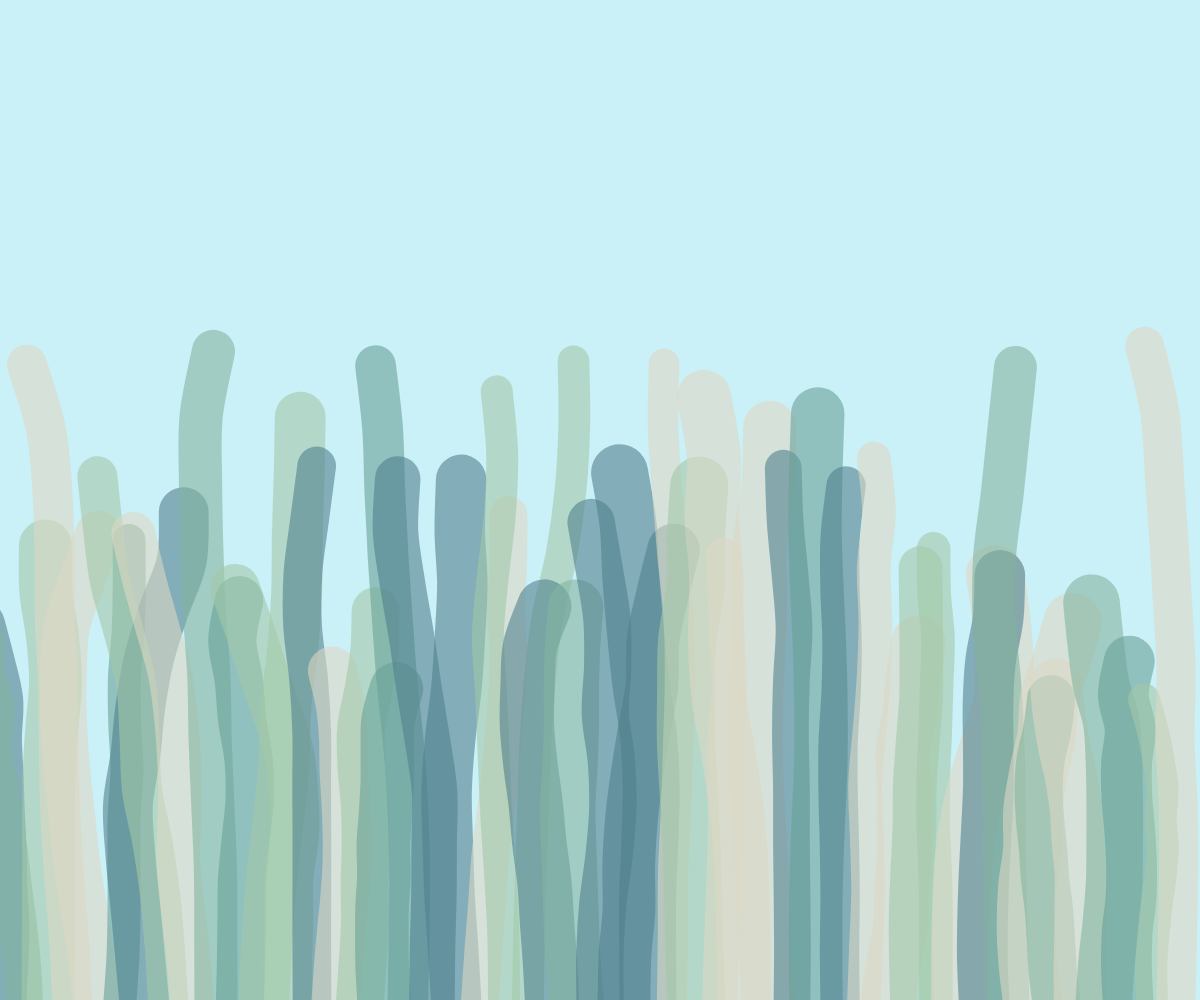
Frame 1 (no input)
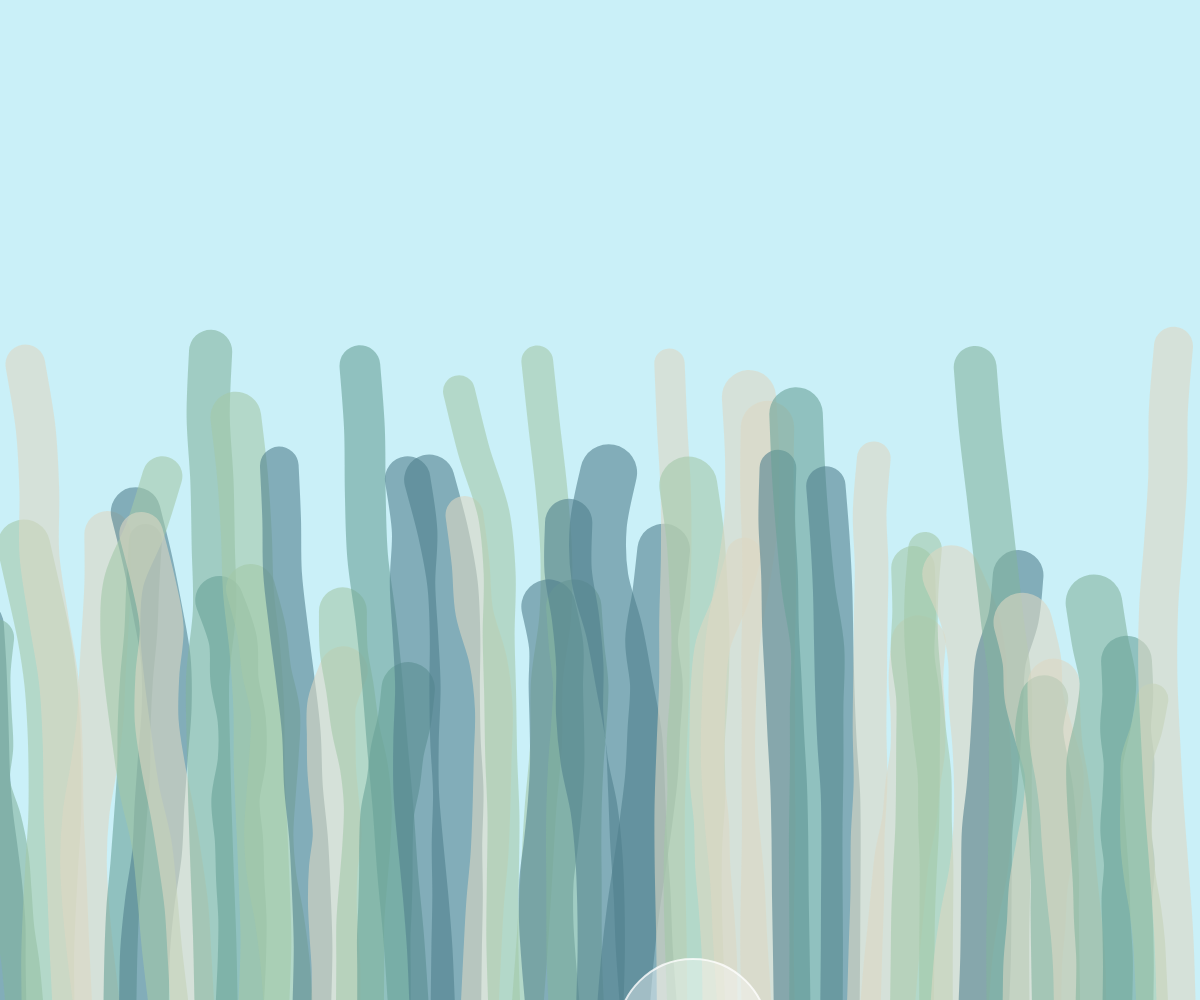
Frame 60 (no input)
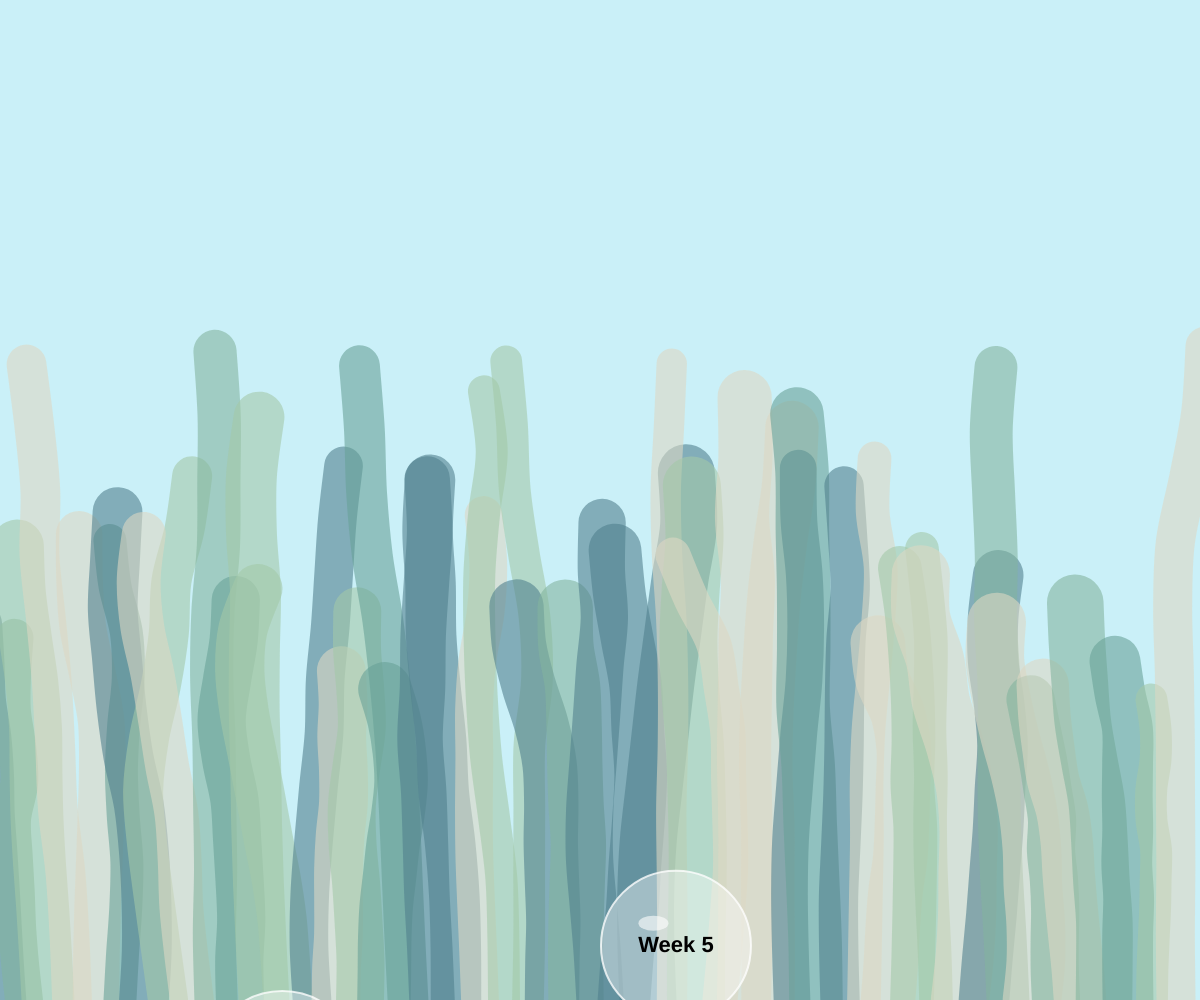
Frame 120 (the mouse pressed at the canvas centre since frame 60)

The p5.js sketch that drew these frames (run headless with seeded random() and noise() and a simulated clock; from frame 60 on, the mouse is pressed at the canvas centre):

// p5.js sketch
// ── sketch.js
// 儲存所有水草物件的陣列
let grasses = [];
// 儲存氣泡物件的陣列
let bubbles = [];
// 儲存轉場專用氣泡的陣列
let transitionBubbles = [];
// 指定的顏色列表
const colors = ['#a3c9a8', '#84b59f', '#69a297', '#50808e', '#ddd8c4'];
// 作品列表
const works = [
  { name: "Week 1", url: "week1/index.html", desc: "基礎圖形繪製練習：深入學習 p5.js 的畫布座標系統，練習使用 point、line、rect 及 ellipse 等基本函式，並掌握色彩填充 (fill) 與邊框 (stroke) 的控制技巧。" },
  { name: "Week 2", url: "week2/index.html", desc: "迴圈與規律：透過 for 迴圈與巢狀迴圈技術，探索數學上的重複美學。學習如何利用演算法產生精確的幾何圖案佈局，並掌握網格系統的動態生成。" },
  { name: "Week 3", url: "week3/index.html", desc: "互動式創作：探索程式與使用者的溝通介面。實作滑鼠監聽事件（mouseX, mouseY），讓視覺元素能隨游標位置產生即時的形狀或顏色變換，建立具沉浸感的互動體驗。" },
  { name: "Week 4", url: "week4/index.html", desc: "數學函數應用：將三角函數（sin, cos）應用於生成式藝術。學習如何計算週期性的波形運動，實作平滑的縮放、旋轉以及如同有機生物般的規律位移效果。" },
  { name: "Week 5", url: "week5/index.html", desc: "物件導向程式設計 (OOP)：建構模組化的程式碼架構。透過 Class 定義物件的屬性與行為，學習如何有效地管理並同時運算數百個具有獨立生命週期的視覺單元。" },
  { name: "Week 6-1", url: "week6-1/index.html", desc: "電流急急棒遊戲（核心）：運用 Perlin Noise 技術生成自然流動的隨機路徑。開發重點在於使用 createGraphics 建立離屏緩衝區進行精準的像素級碰撞偵測，並整合血量扣除與死亡判斷邏輯。" },
  { name: "Week 6-2", url: "week6-2/index.html", desc: "進階遊戲機制與 UI 優化：強化使用者體驗 (UX)，加入流暢的場景轉換機制、詳細的分數計分板以及精緻的視覺提示引導，���實驗性的原型轉化為結構完整的遊戲作品。" }
];

let iframeContainer;
let cnv; // 用來儲存畫布引用
let transLayer; // 前景轉場畫布實體

function setup() {
  cnv = createCanvas(windowWidth, windowHeight);
  cnv.style('position', 'fixed');
  cnv.style('top', '0');
  cnv.style('left', '0');
  cnv.style('z-index', '1'); // 始終在最底層

  // 建立頂層轉場畫布 (Instance Mode)
  transLayer = new p5((p) => {
    p.setup = () => {
      let c = p.createCanvas(p.windowWidth, p.windowHeight);
      c.position(0, 0);
      c.style('pointer-events', 'none'); // 關鍵：讓點擊可以穿透轉場氣泡，點到下面的視窗
      c.style('z-index', '200');
    };
    p.draw = () => {
      p.clear(); // 每一幀清空，保持透明
      for (let i = transitionBubbles.length - 1; i >= 0; i--) {
        let b = transitionBubbles[i];
        b.update();
        b.display(p);
        // 統一在繪製迴圈中判斷移除，避免在類別內搜尋 index，大幅提升效能
        if (b.y < -b.r * 2) {
          transitionBubbles.splice(i, 1);
        }
      }
    };
  });

  initGrasses();
  initBubbles();
  
  // 建立用來放置 iframe 的容器 (初始隱藏)
  iframeContainer = createDiv('');
  iframeContainer.position(50, 50);
  iframeContainer.style('width', 'calc(100% - 100px)');
  iframeContainer.style('height', 'calc(100% - 100px)');
  iframeContainer.style('background', 'white');
  iframeContainer.style('border', '5px solid #50808e');
  iframeContainer.style('display', 'none');
  iframeContainer.style('z-index', '100');
}

function initBubbles() {
  bubbles = [];
  for (let i = 0; i < works.length; i++) {
    // 將氣泡根據作品數量均勻分佈
    let x = map(i, 0, works.length - 1, width * 0.2, width * 0.8);
    bubbles.push(new Bubble(x, height + random(100, 500), works[i].name, works[i].url, works[i].desc));
  }
}

function initGrasses() {
  grasses = [];
  for (let i = 0; i < 50; i++) {
    let c = color(random(colors));
    c.setAlpha(150);
    grasses.push({
      x: map(i, 0, 50, 0, width), 
      h: random(height * 0.3, height * 0.66), 
      w: random(30, 60), 
      col: c,
      speed: random(0.005, 0.02), 
      noiseOffset: random(1000), 
      swayRange: random(50, 100)
    });
  }
}

// 使用 Class 物件導向技術定義氣泡
class Bubble {
  constructor(x, y, label, url, desc) {
    this.x = x;
    this.y = y;
    this.label = label;
    this.url = url;
    this.desc = desc;
    this.r = 75; // 增大氣泡半徑
    this.noiseOffset = random(1000);
    this.speed = random(1, 2);
  }

  update() {
    this.y -= this.speed; // 氣泡向上飄
    this.x += sin(frameCount * 0.02 + this.noiseOffset) * 0.5; // 左右微晃
    
    // 超出頂部後回到下方
    if (this.y < -this.r) {
      this.y = height + this.r;
    }
  }

  display() {
    push();
    stroke(255, 200);
    strokeWeight(2);
    fill(255, 255, 255, 100);
    circle(this.x, this.y, this.r * 2);
    
    // 繪製高光
    noStroke();
    fill(255, 255, 255, 150);
    ellipse(this.x - this.r * 0.3, this.y - this.r * 0.3, this.r * 0.4, this.r * 0.2);
    
    // 文字標籤
    fill(0); // 讓文字顏色更深 (純黑)
    textAlign(CENTER, CENTER);
    textSize(22); // 增大字體
    textStyle(BOLD); // 加粗文字
    text(this.label, this.x, this.y);
    pop();
  }

  isClicked() {
    let d = dist(mouseX, mouseY, this.x, this.y);
    return d < this.r;
  }
}

function draw() {
  background('#caf0f8');
  
  // 1. 繪製水草 (背景層)
  noFill();
  for (let i = 0; i < grasses.length; i++) {
    let g = grasses[i];
    stroke(g.col);
    strokeWeight(g.w);
    strokeCap(ROUND); // 讓線條端點圓滑
    
    beginShape();
    
    // 水草分為多少段 (越多越平滑)
    let segments = 10;
    
    // 起始點 (底部) - curveVertex 需要重複第一個點作為控制點
    curveVertex(g.x, height);
    curveVertex(g.x, height);
    
    for (let j = 1; j <= segments; j++) {
      // 計算目前節點的 Y 座標 (由下往上)
      let y = height - (g.h * (j / segments));      
      let noiseVal = noise(g.noiseOffset + j * 0.1 + frameCount * g.speed);
      let sway = map(noiseVal, 0, 1, -g.swayRange, g.swayRange) * (j / segments);
      curveVertex(g.x + sway, y);
    }
    
    let lastJ = segments;
    let lastY = height - g.h;
    let lastNoiseVal = noise(g.noiseOffset + lastJ * 0.1 + frameCount * g.speed);
    let lastSway = map(lastNoiseVal, 0, 1, -g.swayRange, g.swayRange); // 頂端幅度最大
    curveVertex(g.x + lastSway, lastY);
    endShape();
  }

  // 2. 繪製氣泡 (互動層)
  for (let b of bubbles) {
    b.update();
    b.display();
  }
}

function mousePressed() {
  // 檢查是否點擊到氣泡
  for (let b of bubbles) {
    if (b.isClicked()) {
      openWork(b.url, b.desc);
      return;
    }
  }
  
  // 如果點擊畫面其他地方且 iframe 已開啟，則關閉它
  if (iframeContainer.style('display') === 'block') {
    closeWork();
  }
}

function openWork(url, desc) {
  // 觸發轉場動畫：生成大量密集的快速氣泡
  transitionBubbles = [];
  // 產生 100 個大氣泡作為主體遮罩，150 個小碎氣泡填補縫隙
  for (let i = 0; i < 250; i++) {
    let isSmall = i > 100; 
    transitionBubbles.push(new TransitionBubble(isSmall));
  }

  // 延遲顯示 iframe，等氣泡升起遮住畫面後再切換 (約 0.6 秒後)
  setTimeout(() => {
    iframeContainer.html(`
      <div style="display: flex; flex-direction: column; height: 100%;">
        <div style="position: relative; flex-grow: 1;">
          <button onclick="closeWork()" style="position:absolute; top:10px; right:10px; z-index:101; padding:5px 15px; cursor:pointer; background: #ff4d4d; color: white; border: none; border-radius: 5px;">關閉 X</button>
          <iframe src="${url}" style="width:100%; height:100%; border:none;"></iframe>
        </div>
        <div style="padding: 15px; background: #f8f9fa; border-top: 3px solid #50808e; color: #333; font-family: sans-serif; line-height: 1.5;">
          <strong style="color: #50808e;">專案說明：</strong><br>${desc}
        </div>
      </div>
    `);
    iframeContainer.style('display', 'block');
  }, 600);
}

// 關閉作品視窗並觸發「消散氣泡」特效
function closeWork() {
  if (iframeContainer.style('display') === 'block') {
    // 在小視窗的範圍內生成氣泡 (座標參考 setup 中的設定)
    for (let i = 0; i < 150; i++) {
      let isSmall = i > 60;
      let bx = random(50, width - 50);
      let by = random(50, height - 50);
      transitionBubbles.push(new TransitionBubble(isSmall, bx, by));
    }
    iframeContainer.style('display', 'none');
    iframeContainer.html(''); // 清空內容
  }
}

// 視窗大小改變時自動調整畫布並重新生成水草
function windowResized() {
  resizeCanvas(windowWidth, windowHeight);
  transLayer.resizeCanvas(windowWidth, windowHeight);
  initGrasses();
  initBubbles();
}

// 定義轉場專用的氣泡類別
class TransitionBubble {
  constructor(isSmall = false, startX, startY) {
    if (isSmall) {
      this.r = random(10, 35); // 小碎氣泡半徑
      this.speed = random(10, 22);
      this.swayWidth = random(20, 80); // 小氣泡擺動幅度較小
    } else {
      this.r = random(60, 150); // 大氣泡半徑
      this.speed = random(12, 20);
      this.swayWidth = random(50, 150); // 大氣泡大幅擺動
    }

    this.baseX = startX !== undefined ? startX : random(width); // 如果有指定位置則用指定的
    this.x = this.baseX;
    // 如果有指定 Y 則用指定的，否則從底部出現
    this.y = startY !== undefined ? startY : height + random(0, height * 1.2);

    this.swayOffset = random(1000); // 隨機相位
    this.swaySpeed = random(0.05, 0.15); // 隨機擺動頻率

    // 產生隨機的藍白色系變換與不同的透明度
    let r = random(160, 255); // 稍微混入紅綠光以產生粉藍或粉白色
    let g = random(220, 255);
    this.bubbleColor = [r, g, 255, random(100, 210)]; // RGBA 陣列
  }

  update() {
    this.y -= this.speed;
    // 使用三角函數達成左右大幅度晃動
    this.x = this.baseX + sin(frameCount * this.swaySpeed + this.swayOffset) * this.swayWidth;
  }

  display(p) {
    p.push();
    p.fill(this.bubbleColor); // 使用物件專屬的顏色
    p.stroke(200, 230, 255);
    // 小氣泡使用較細的邊框，大氣泡使用較粗邊框
    p.strokeWeight(this.r < 40 ? 1.5 : 3);
    p.circle(this.x, this.y, this.r * 2);
    // 加上亮點增添質感
    p.noStroke();
    p.fill(255, 255, 255);
    p.ellipse(this.x - this.r * 0.3, this.y - this.r * 0.3, this.r * 0.5, this.r * 0.3);
    p.pop();
  }
}
